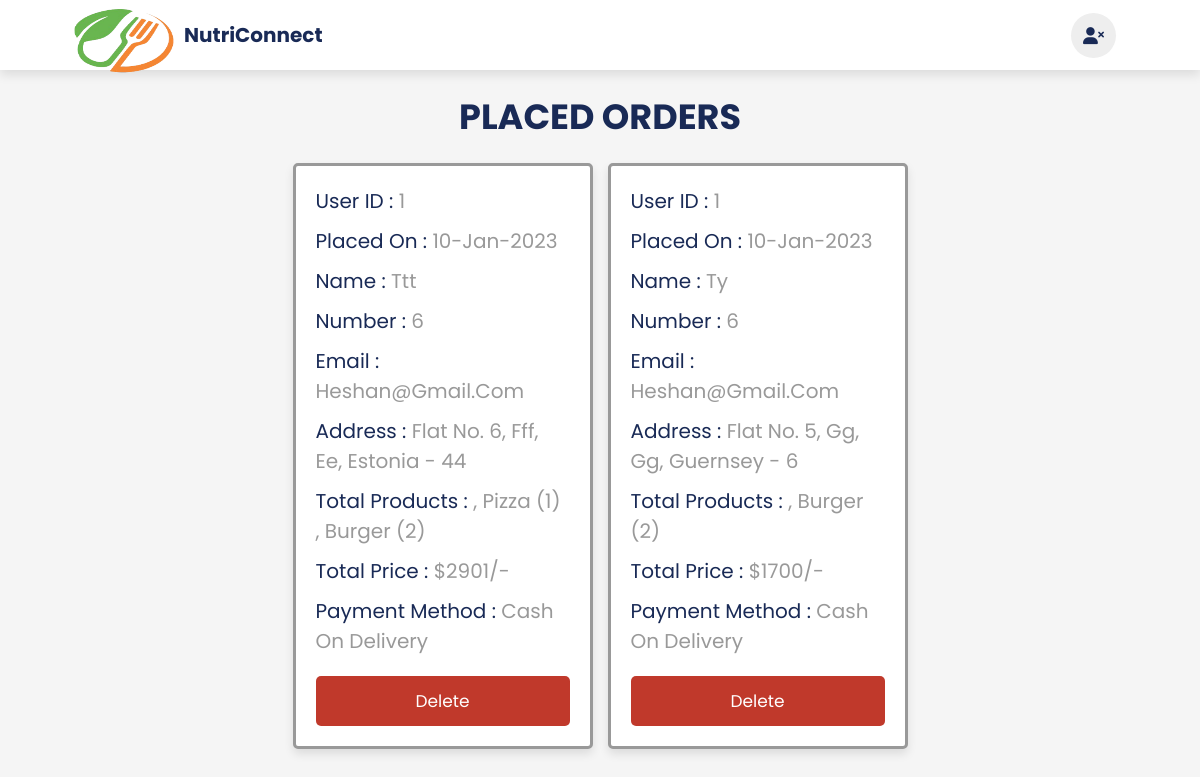
The page /admin_menu_orders.php (signed in) on the database its author committed.
### tables this page shows
CREATE TABLE IF NOT EXISTS `menu_orders` (
  `id` int(100) NOT NULL AUTO_INCREMENT,
  `user_id` int(100) NOT NULL,
  `name` varchar(100) NOT NULL,
  `number` varchar(15) NOT NULL,
  `email` varchar(100) NOT NULL,
  `method` varchar(100) NOT NULL,
  `address` varchar(500) NOT NULL,
  `total_products` varchar(1000) NOT NULL,
  `total_price` int(100) NOT NULL,
  `placed_on` varchar(100) NOT NULL,
  PRIMARY KEY (`id`)
);

### admin_menu_orders.php (the view, shortened to what this page needs)
<?php
include 'connect.php';
?>
<!DOCTYPE html>
<html lang="en">
<head>
   <link rel="stylesheet" href="https://cdnjs.cloudflare.com/ajax/libs/font-awesome/6.0.0/css/all.min.css">
   <link rel="stylesheet" href="css/admin_styles.css">
</head>
<body>
<div class="headers">
    <a href="admin_home.php" class="logo">
        <div class="lo">
            <img src="images/logo1.png" style="width: 100px; height:65px">
        </div> NutriConnect</a>
        <div class="icons">
            <a href="admin_menu.php" class="fa-solid fa-user-xmark"></a>
        </div>
    </div>
<section class="orders">
   <h1 class="heading">Placed Orders</h1>
   <div class="box-container">
      <?php
      $select_orders = mysqli_query($conn, "SELECT * FROM `menu_orders`") or die('query failed');
      if(mysqli_num_rows($select_orders) > 0){
         while($fetch_orders = mysqli_fetch_assoc($select_orders)){
      ?>
      <div class="box">
         <p> User ID : <span><?php echo $fetch_orders['user_id']; ?></span> </p>
         <p> Placed On : <span><?php echo $fetch_orders['placed_on']; ?></span> </p>
         <p> Name : <span><?php echo $fetch_orders['name']; ?></span> </p>
         <p> Number : <span><?php echo $fetch_orders['number']; ?></span> </p>
         <p> Email : <span><?php echo $fetch_orders['email']; ?></span> </p>
         <p> Address : <span><?php echo $fetch_orders['address']; ?></span> </p>
         <p> Total Products : <span><?php echo $fetch_orders['total_products']; ?></span> </p>
         <p> Total Price : <span>$<?php echo $fetch_orders['total_price']; ?>/-</span> </p>
         <p> Payment Method : <span><?php echo $fetch_orders['method']; ?></span> </p>
         <form action="" method="post">
            <a href="admin_menu_orders.php?delete=<?php echo $fetch_orders['id']; ?>" onclick="return confirm('Delete This Order?');" class="delete-btn">Delete</a>
         </form>
      </div>
      <?php
         }
      }else{
         echo '<p class="empty">No Orders Placed Yet!</p>';
      }
      ?>
   </div>
</section>
</body>
</html>

### css/admin_styles.css (style rules this page uses)
:root { --blue: #192a56; --red: #c0392b; --orange: #ff7800; --black: #000; --white: #fff; --bg-color: #eee; --light-bg: #f5f5f5; --dark-bg: rgba(0, 0, 0, .7); --box-shadow: 0 .5rem 1rem rgba(0, 0, 0, .1); --border: .3rem solid #999; }
* { font-family: 'Poppins', sans-serif; margin: 0; padding: 0; box-sizing: border-box; outline: none; border: none; text-decoration: none; text-transform: capitalize; }
html { font-size: 62.5%; overflow-x: hidden; }
body { background-color: var(--light-bg); }
section { padding: 3rem 2rem; }
.heading { text-align: center; font-size: 3.5rem; text-transform: uppercase; color: var(--blue); margin-top: 6rem; margin-bottom: 2rem; }
.headers { position: fixed; margin-bottom: 100px; top: 0; left: 0; right: 0; background: #fff; padding: 1rem 7%; display: flex; align-items: center; justify-content: space-between; z-index: 1000; box-shadow: var(--box-shadow); height: 70px; }
.headers .logo { color: var(--blue); font-size: 2rem; font-weight: bolder; margin-left: 100px; }
.headers .logo img { width: 50px; height: 50px; }
.headers .icons a { cursor: pointer; margin-left: .5rem; height: 4.5rem; line-height: 4.5rem; width: 4.5rem; text-align: center; font-size: 1.7rem; color: var(--blue); border-radius: 50%; background: #eee; }
.lo { position: fixed; margin-left: -110px; margin-top: -12px; }
.btn, .option-btn, .delete-btn { display: block; width: 100%; text-align: center; background-color: var(--blue); color: var(--white); font-size: 1.7rem; padding: 1.2rem 3rem; border-radius: .5rem; cursor: pointer; margin-top: 1rem; }
.delete-btn { margin-top: 10px; background-color: var(--red); }
.orders .box-container { display: grid; grid-template-columns: repeat(auto-fit, 30rem); justify-content: center; gap: 1.5rem; max-width: 1200px; margin: 0 auto; align-items: flex-start; }
.orders .box-container .box { background-color: var(--white); padding: 2rem; border: var(--border); box-shadow: var(--box-shadow); border-radius: .5rem; }
.orders .box-container .box p { padding-bottom: 1rem; font-size: 2rem; color: var(--blue); }
.orders .box-container .box p span { color: #999; }
.orders .box-container .box form { text-align: center; }

### rows shown on the page
menu_orders: user "1", placed_on "10-Jan-2023", name "Ttt", number "6", email "Heshan@gmail.com", address "Flat No. 6, Fff, Ee, Estonia - 44", total_products ", Pizza (1) , Burger (2)", total_price "2901", method "Cash On Delivery"
menu_orders: user "1", placed_on "10-Jan-2023", name "Ty", number "6", email "Heshan@gmail.com", address "Flat No. 5, Gg, Gg, Guernsey - 6", total_products ", Burger (2)", total_price "1700", method "Cash On Delivery"
